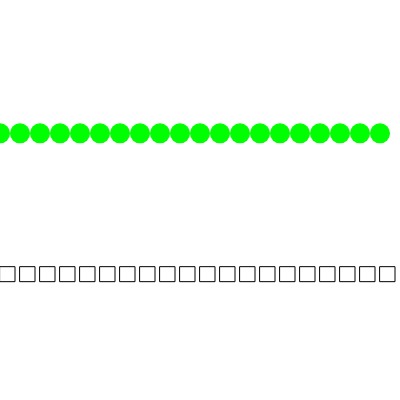
Frame 1 (no input)
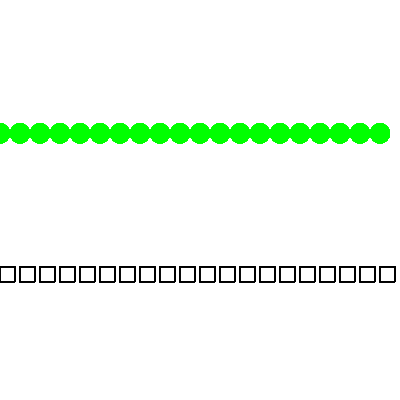
Frame 60 (no input)
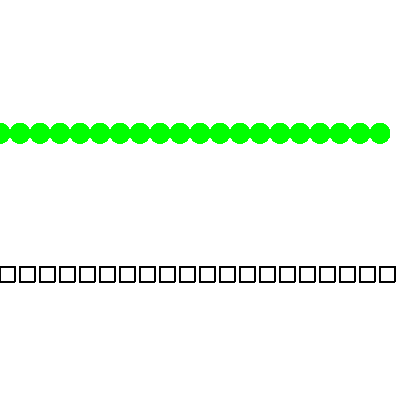
Frame 120 (the mouse pressed at the canvas centre since frame 60)

The p5.js sketch that drew these frames (run headless with seeded random() and noise() and a simulated clock; from frame 60 on, the mouse is pressed at the canvas centre):

// p5.js sketch
// ── sketch.js
function setup() {
  createCanvas(400, 400);
}

function draw() {
  var x = 0;

  // while loop
  while (x < width) { // Loop stops when this condition is false
    fill(0, 255, 0);
    noStroke();
    ellipse(x, height / 3, 20, 20);
    x += 20; //Controls the number itertions
  }

  // for loop
  for (var i = 0; i < 20; i++) {
    noFill();
    stroke(0);
    rect(i * 20, 2 * height / 3, 15, 15);
  }
}
